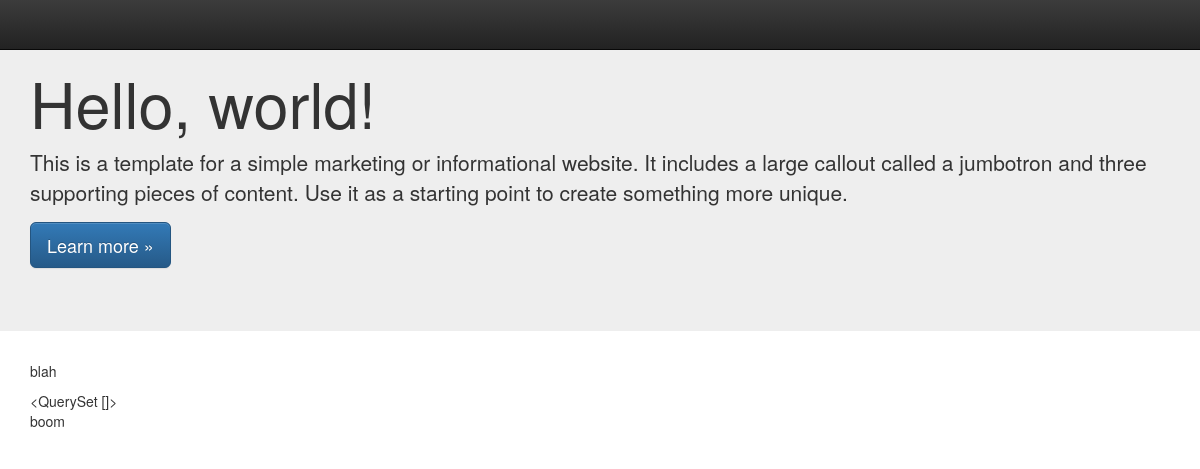
Page /supply/cartridgeview/ on the earlier database version.
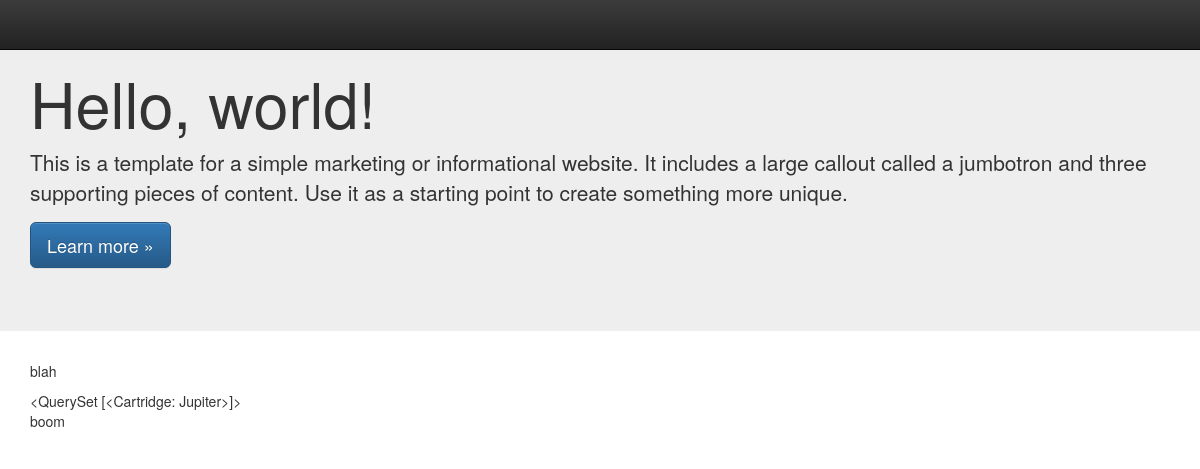
Same page on the later database version.
### supply/models.py (models this page shows, shortened)
class Cartridge(models.Model):
    name = models.CharField(max_length=60, blank=True)  # brand
    cartridge_model = models.CharField(max_length=60, blank=True)
    cartridge_type = models.CharField(max_length=60, blank=True)  # .3mg .5 and 1
    sourced_from = models.CharField(max_length=60, blank=True)
    quantity = models.IntegerField(blank=True, null=True)
    notes = models.TextField(blank=True, null=True, help_text="cartridge review")
    def __str__(self):
        return self.name

### supply/views.py (the view)
# urls.py: path('cartridgeview/', CartridgeView.as_view(), name='cartridge-list'),
class CartridgeView(ListView):
    model = Cartridge

### supply/templates/supply/cartridge_list.html (shortened to what this page needs)
{%  extends 'base.html' %}
{% block content %}
    <p>blah</p>
    {{ object_list }}
    <p>boom</p>
{% endblock %}

Differences in the rows shown:
added Cartridge: name "<QuerySet [<Cartridge: Jupiter>]>"
Other differences:
{{ object_list }}: "<QuerySet []>" → (not shown)
